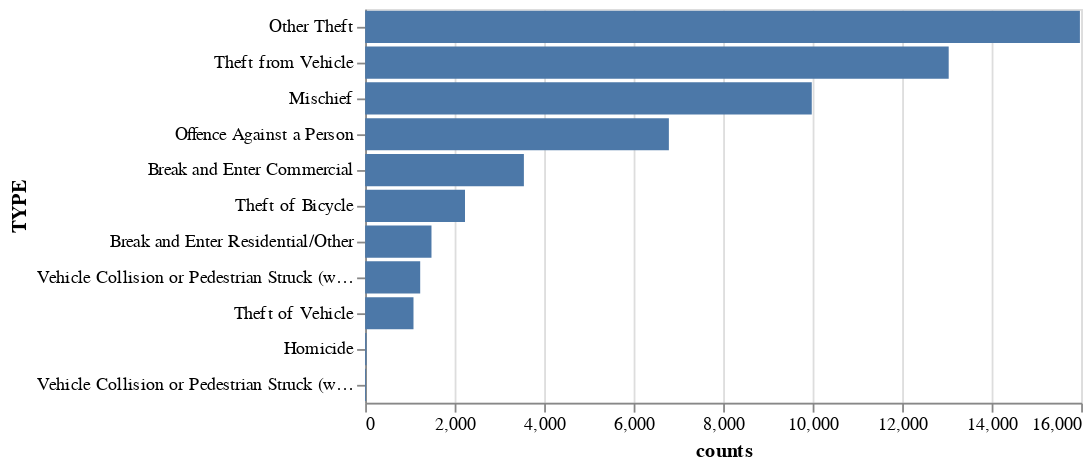

The notebook cell saved with this chart:
### Code cell
## Crime counts by type

# Group the data by neighborhood and count the number of crimes in each neighborhood
crime_counts = df.groupby('TYPE').size().reset_index(name='counts')

# Create a bar chart showing the crime counts by neighborhood
alt.Chart(crime_counts).mark_bar().encode(
    x='counts',
    y=alt.Y('TYPE:N', sort='-x'),
)

### Figure 1 — Vega-Lite specification as saved in the notebook (floating-point values rounded to 4 significant figures)
{"$schema": "https://vega.github.io/schema/vega-lite/v4.8.1.json", "config": {"view": {"continuousHeight": 300, "continuousWidth": 400}}, "data": {"name": "data-ee80c8ca26bc07f3a6f201e9356820f6"}, "datasets": {"data-ee80c8ca26bc07f3a6f201e9356820f6": [{"TYPE": "Break and Enter Commercial", "counts": 3547}, {"TYPE": "Break and Enter Residential/Other", "counts": 1482}, {"TYPE": "Homicide", "counts": 29}, {"TYPE": "Mischief", "counts": 9980}, {"TYPE": "Offence Against a Person", "counts": 6787}, {"TYPE": "Other Theft", "counts": 15972}, {"TYPE": "Theft from Vehicle", "counts": 13040}, {"TYPE": "Theft of Bicycle", "counts": 2231}, {"TYPE": "Theft of Vehicle", "counts": 1080}, {"TYPE": "Vehicle Collision or Pedestrian Struck (with Fatality)", "counts": 20}, {"TYPE": "Vehicle Collision or Pedestrian Struck (with Injury)", "counts": 1230}]}, "encoding": {"x": {"field": "counts", "type": "quantitative"}, "y": {"field": "TYPE", "sort": "-x", "type": "nominal"}}, "mark": "bar"}
